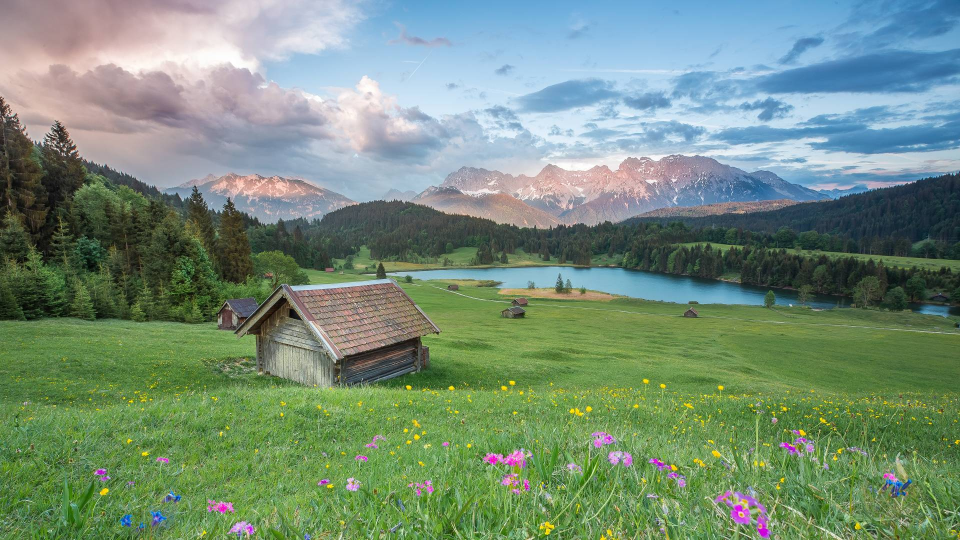
#> input picture 实验报告/lab01/test.jpg, 1920 x 1080 px, found by its file name (shown at 1/2 size)
$ python main.py
#> lines starting #> are read from the running program, lines starting #| are printed output that depends on the picture
import cv2
import numpy as np
import os

# ===================== 1. 配置参数 =====================
# 测试图片路径（和之前一致，放在src目录或修改路径）
IMAGE_PATH = "test.jpg"
# 下采样比例（4:2:0 是最常用的标准，也可改为4:2:2等）
DOWNSAMPLE_RATIO = 2
# 插值方法：cv2.INTER_LINEAR（双线性）、cv2.INTER_CUBIC（双三次）、cv2.INTER_NEAREST（最近邻）
INTERPOLATION_METHOD = cv2.INTER_LINEAR

# ===================== 2. PSNR 计算函数 =====================
def calculate_psnr(original, reconstructed):
    """
    计算原始图像与重建图像的 PSNR (峰值信噪比)
    PSNR 越高，图像质量越好
    """
    # 确保两张图尺寸、数据类型一致
    assert original.shape == reconstructed.shape, "图像尺寸不一致"
    mse = np.mean((original.astype(np.float64) - reconstructed.astype(np.float64)) ** 2)
    if mse == 0:
        return float('inf')  # 完全无失真
    max_pixel = 255.0
    psnr = 20 * np.log10(max_pixel / np.sqrt(mse))
    return psnr

# ===================== 3. 核心处理流程 =====================
def ycbcr_downsample_reconstruct(image_path, downsample_ratio=2, interpolation=cv2.INTER_LINEAR):
    # ---------------- 步骤1：读取彩色图像 ----------------
#> called with image_path = 'test.jpg', downsample_ratio = 2, interpolation = 1
    img_bgr = cv2.imread(image_path)
#> img_bgr is the input picture: shape (1080, 1920, 3); mean B, G, R 121.1, 141.9, 117.9
    if img_bgr is None:
        print(f"❌ 错误：无法读取图片 {image_path}")
        return None, None

    # 转换为 YCbCr 色彩空间（OpenCV 用 YCrCb 命名，通道顺序为 Y, Cr, Cb）
    img_ycrcb = cv2.cvtColor(img_bgr, cv2.COLOR_BGR2YCrCb)
#> img_ycrcb: shape (1080, 1920, 3); mean of channels 0, 1, 2 132.4, 117.6, 121.7
    Y, Cr, Cb = cv2.split(img_ycrcb)  # 拆分 Y、Cr、Cb 三个通道
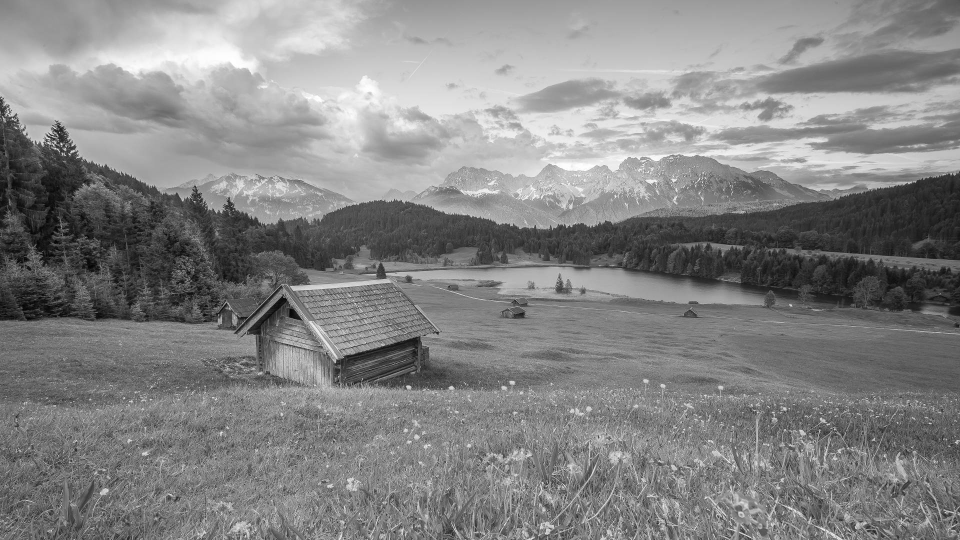
#> Y: shape (1080, 1920) (shown at 1/2 size); min 0, max 255, mean 132.4
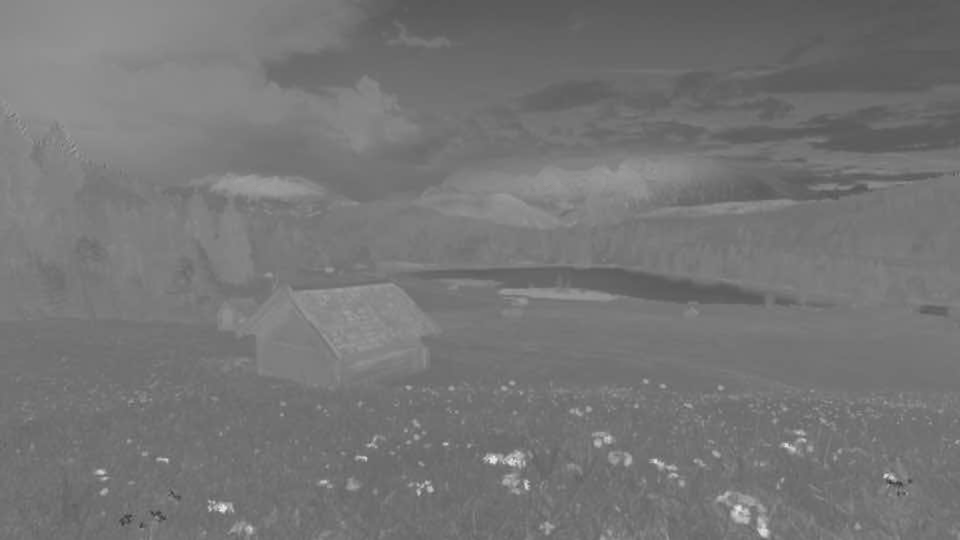
#> Cr: shape (1080, 1920) (shown at 1/2 size); min 49, max 239, mean 117.6
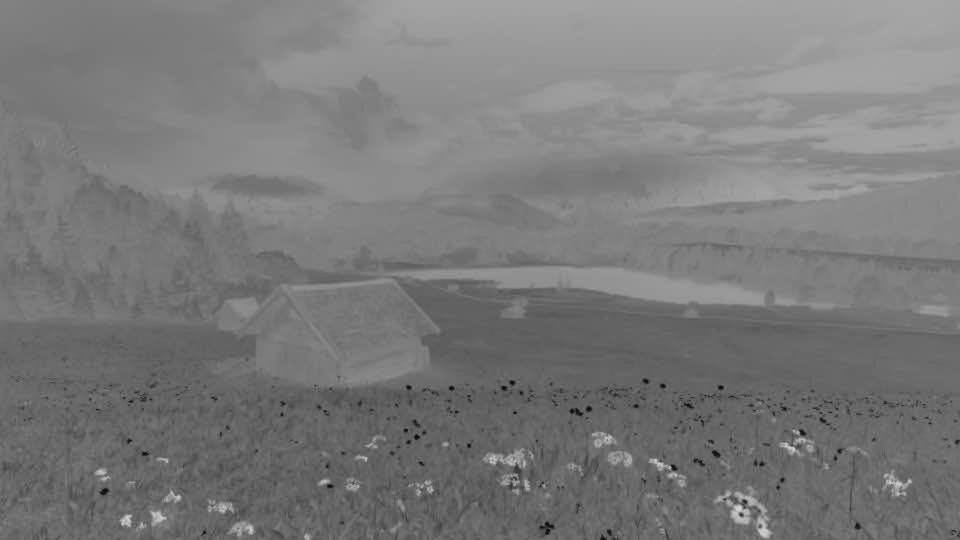
#> Cb: shape (1080, 1920) (shown at 1/2 size); min 4, max 217, mean 121.7

    h, w = Y.shape  # 获取原始尺寸
#> h = 1080; w = 1920
    print(f"✅ 原始图像尺寸：{h}×{w}")
#| ✅ 原始图像尺寸：1080×1920

    # ---------------- 步骤2：对 Cb、Cr 通道进行下采样 ----------------
    # 下采样尺寸：宽高均除以 downsample_ratio
    new_h, new_w = h // downsample_ratio, w // downsample_ratio
#> new_h = 540; new_w = 960
    Cb_downsampled = cv2.resize(Cb, (new_w, new_h), interpolation=cv2.INTER_AREA)  # 下采样用INTER_AREA最优
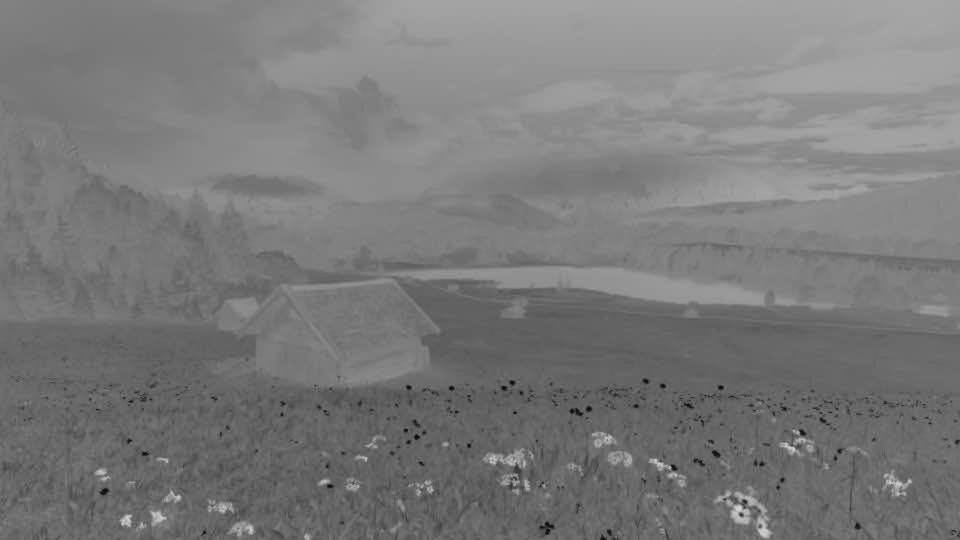
#> Cb_downsampled: shape (540, 960); min 9, max 214, mean 121.7
    Cr_downsampled = cv2.resize(Cr, (new_w, new_h), interpolation=cv2.INTER_AREA)
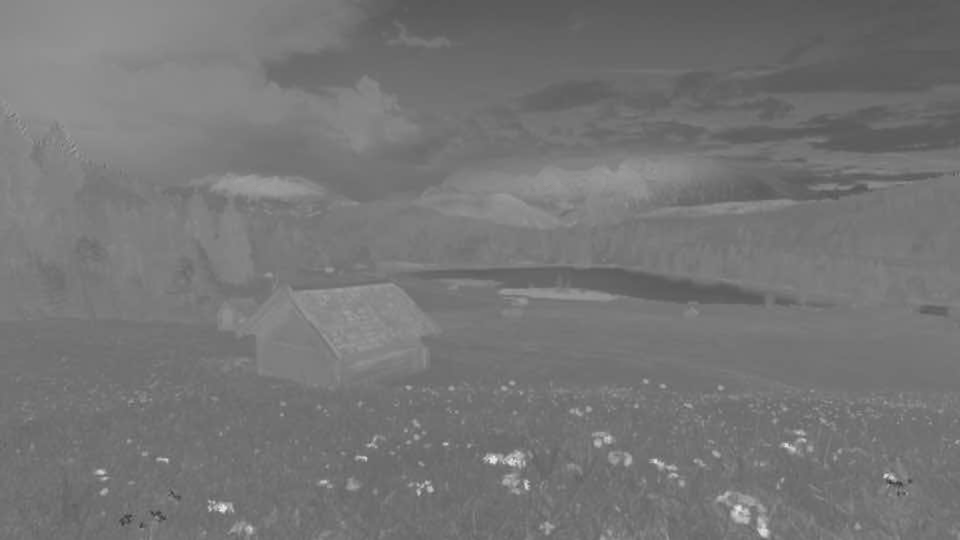
#> Cr_downsampled: shape (540, 960); min 52, max 236, mean 117.7
    print(f"✅ Cb/Cr 下采样完成，尺寸：{new_h}×{new_w}")
#| ✅ Cb/Cr 下采样完成，尺寸：540×960

    # ---------------- 步骤3：用插值方法恢复到原尺寸 ----------------
    Cb_upsampled = cv2.resize(Cb_downsampled, (w, h), interpolation=interpolation)
    Cr_upsampled = cv2.resize(Cr_downsampled, (w, h), interpolation=interpolation)
    print(f"✅ Cb/Cr 插值恢复完成，尺寸：{h}×{w}")
#| ✅ Cb/Cr 插值恢复完成，尺寸：1080×1920

    # ---------------- 步骤4：与原 Y 通道重建图像 ----------------
    # 合并 Y（原始）、Cr（恢复后）、Cb（恢复后）
    img_ycrcb_recon = cv2.merge((Y, Cr_upsampled, Cb_upsampled))
#> img_ycrcb_recon: shape (1080, 1920, 3); mean of channels 0, 1, 2 132.4, 117.7, 121.7
    # 转回 RGB 显示（OpenCV 转回BGR，再转RGB用于可视化）
    img_bgr_recon = cv2.cvtColor(img_ycrcb_recon, cv2.COLOR_YCrCb2BGR)
    img_rgb_original = cv2.cvtColor(img_bgr, cv2.COLOR_BGR2RGB)
    img_rgb_recon = cv2.cvtColor(img_bgr_recon, cv2.COLOR_BGR2RGB)

    # ---------------- 步骤5：计算 PSNR，分析质量影响 ----------------
    psnr_value = calculate_psnr(img_bgr, img_bgr_recon)
#> in calculate_psnr, `mse = np.mean((original.astype(np.float64) - reconstructed.astype(np.f..`: mse = 1.18
#> in calculate_psnr, `psnr = 20 * np.log10(max_pixel / np.sqrt(mse))`: psnr = 47.41
#> psnr_value = 47.41
    print(f"\n📊 重建图像 PSNR: {psnr_value:.2f} dB")
#| 📊 重建图像 PSNR: 47.41 dB
    if psnr_value > 30:
        print("✅ 图像质量优秀（PSNR > 30dB，人眼几乎无感知差异）")
    elif 20 < psnr_value <= 30:
        print("⚠️ 图像质量良好（PSNR 20-30dB，有轻微可感知失真）")
    else:
        print("❌ 图像质量较差（PSNR < 20dB，失真明显）")

    # ---------------- 步骤6：保存结果 ----------------
    output_dir = "ycbcr_experiment"
    if not os.path.exists(output_dir):
        os.makedirs(output_dir)

    # 保存原图、重建图、各通道
    cv2.imwrite(os.path.join(output_dir, "original.jpg"), img_bgr)
    cv2.imwrite(os.path.join(output_dir, "reconstructed.jpg"), img_bgr_recon)
    cv2.imwrite(os.path.join(output_dir, "Y_channel.jpg"), Y)
    cv2.imwrite(os.path.join(output_dir, "Cb_channel.jpg"), Cb)
    cv2.imwrite(os.path.join(output_dir, "Cr_channel.jpg"), Cr)
    cv2.imwrite(os.path.join(output_dir, "Cb_downsampled.jpg"), Cb_downsampled)
    cv2.imwrite(os.path.join(output_dir, "Cr_downsampled.jpg"), Cr_downsampled)
    cv2.imwrite(os.path.join(output_dir, "Cb_upsampled.jpg"), Cb_upsampled)
    cv2.imwrite(os.path.join(output_dir, "Cr_upsampled.jpg"), Cr_upsampled)

    print(f"\n🎉 所有结果已保存到 {output_dir} 文件夹")
    return img_rgb_original, img_rgb_recon, psnr_value

# ===================== 4. 主函数执行 =====================
if __name__ == "__main__":
    print(f"📌 OpenCV 版本：{cv2.__version__}")
    print("="*60)
    print(f"⚙️ 实验配置：下采样比例 {DOWNSAMPLE_RATIO}:1，插值方法：{INTERPOLATION_METHOD}")
    print("="*60)

    # 执行实验
    original, recon, psnr = ycbcr_downsample_reconstruct(
        IMAGE_PATH,
        DOWNSAMPLE_RATIO,
        INTERPOLATION_METHOD
    )
#> psnr = 47.41

    # [6 lines of commented-out code are left out]
